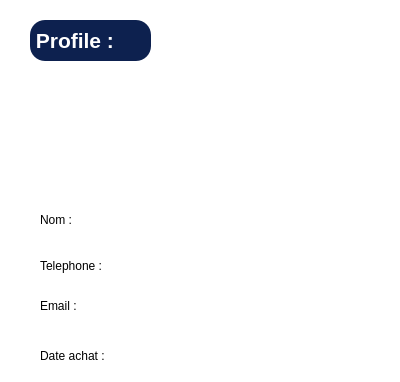
<?xml version="1.0" encoding="UTF-8"?>
<ui version="4.0">
 <class>FournisseurProfileWindow</class>
 <widget class="QWidget" name="FournisseurProfileWindow">
  <property name="geometry">
   <rect>
    <x>0</x>
    <y>0</y>
    <width>400</width>
    <height>382</height>
   </rect>
  </property>
  <property name="windowTitle">
   <string>Form</string>
  </property>
  <property name="styleSheet">
   <string notr="true">background-color: white;</string>
  </property>
  <widget class="QLabel" name="label">
   <property name="geometry">
    <rect>
     <x>0</x>
     <y>0</y>
     <width>401</width>
     <height>381</height>
    </rect>
   </property>
   <property name="styleSheet">
    <string notr="true">background-color: white;</string>
   </property>
   <property name="text">
    <string/>
   </property>
  </widget>
  <widget class="QLabel" name="label_3">
   <property name="geometry">
    <rect>
     <x>40</x>
     <y>250</y>
     <width>81</width>
     <height>31</height>
    </rect>
   </property>
   <property name="styleSheet">
    <string notr="true">color: black;</string>
   </property>
   <property name="text">
    <string>Telephone :</string>
   </property>
  </widget>
  <widget class="QLabel" name="nameLabel">
   <property name="geometry">
    <rect>
     <x>150</x>
     <y>210</y>
     <width>181</width>
     <height>31</height>
    </rect>
   </property>
   <property name="styleSheet">
    <string notr="true">color: black;</string>
   </property>
   <property name="text">
    <string/>
   </property>
  </widget>
  <widget class="QLabel" name="emailLabel">
   <property name="geometry">
    <rect>
     <x>150</x>
     <y>290</y>
     <width>181</width>
     <height>31</height>
    </rect>
   </property>
   <property name="styleSheet">
    <string notr="true">color: black;</string>
   </property>
   <property name="text">
    <string/>
   </property>
  </widget>
  <widget class="QLabel" name="telephoneLabel">
   <property name="geometry">
    <rect>
     <x>150</x>
     <y>250</y>
     <width>181</width>
     <height>31</height>
    </rect>
   </property>
   <property name="styleSheet">
    <string notr="true">color: black;</string>
   </property>
   <property name="text">
    <string/>
   </property>
  </widget>
  <widget class="QLabel" name="label_5">
   <property name="geometry">
    <rect>
     <x>40</x>
     <y>340</y>
     <width>91</width>
     <height>31</height>
    </rect>
   </property>
   <property name="styleSheet">
    <string notr="true">color: black;</string>
   </property>
   <property name="text">
    <string>Date achat :</string>
   </property>
  </widget>
  <widget class="QLabel" name="label_2">
   <property name="geometry">
    <rect>
     <x>30</x>
     <y>20</y>
     <width>121</width>
     <height>41</height>
    </rect>
   </property>
   <property name="font">
    <font>
     <pointsize>16</pointsize>
     <bold>true</bold>
    </font>
   </property>
   <property name="styleSheet">
    <string notr="true">background-color: rgb(13, 33, 79);color: white;
border-radius: 15px; </string>
   </property>
   <property name="text">
    <string> Profile :</string>
   </property>
  </widget>
  <widget class="QLabel" name="achatDateLabel">
   <property name="geometry">
    <rect>
     <x>150</x>
     <y>340</y>
     <width>181</width>
     <height>31</height>
    </rect>
   </property>
   <property name="styleSheet">
    <string notr="true">color: black;</string>
   </property>
   <property name="text">
    <string/>
   </property>
  </widget>
  <widget class="QLabel" name="label_4">
   <property name="geometry">
    <rect>
     <x>40</x>
     <y>290</y>
     <width>63</width>
     <height>31</height>
    </rect>
   </property>
   <property name="styleSheet">
    <string notr="true">color: black;</string>
   </property>
   <property name="text">
    <string>Email :</string>
   </property>
  </widget>
  <widget class="QLabel" name="label_6">
   <property name="geometry">
    <rect>
     <x>40</x>
     <y>210</y>
     <width>63</width>
     <height>20</height>
    </rect>
   </property>
   <property name="styleSheet">
    <string notr="true">color: black;</string>
   </property>
   <property name="text">
    <string>Nom :</string>
   </property>
  </widget>
  <widget class="QLabel" name="logoLabel">
   <property name="geometry">
    <rect>
     <x>132</x>
     <y>69</y>
     <width>131</width>
     <height>121</height>
    </rect>
   </property>
   <property name="text">
    <string/>
   </property>
  </widget>
 </widget>
 <resources/>
 <connections/>
</ui>
